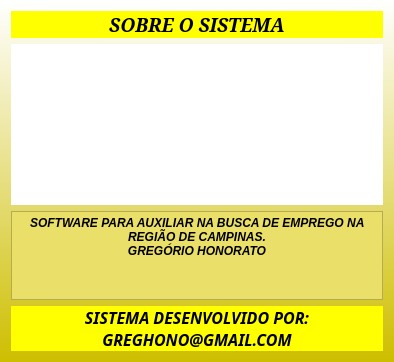
<?xml version="1.0" encoding="UTF-8"?>
<ui version="4.0">
 <class>Form</class>
 <widget class="QWidget" name="Form">
  <property name="geometry">
   <rect>
    <x>0</x>
    <y>0</y>
    <width>394</width>
    <height>362</height>
   </rect>
  </property>
  <property name="minimumSize">
   <size>
    <width>394</width>
    <height>362</height>
   </size>
  </property>
  <property name="maximumSize">
   <size>
    <width>394</width>
    <height>362</height>
   </size>
  </property>
  <property name="windowTitle">
   <string>BUSCA EMPREGO CAMPINAS - GREGÓRIO HONORATO</string>
  </property>
  <property name="windowIcon">
   <iconset>
    <normaloff>:/newPrefix/img/hacker.svg</normaloff>:/newPrefix/img/hacker.svg</iconset>
  </property>
  <property name="styleSheet">
   <string notr="true">background-color: qlineargradient(spread:pad, x1:0.551, y1:1, x2:0.546, y2:0, stop:0 rgba(206, 190, 0, 255), stop:1 rgba(255, 255, 255, 255));</string>
  </property>
  <layout class="QVBoxLayout" name="verticalLayout">
   <item>
    <widget class="QLabel" name="label_6">
     <property name="maximumSize">
      <size>
       <width>16777215</width>
       <height>43</height>
      </size>
     </property>
     <property name="font">
      <font>
       <family>Noto Serif</family>
       <pointsize>14</pointsize>
       <weight>75</weight>
       <italic>true</italic>
       <bold>true</bold>
      </font>
     </property>
     <property name="styleSheet">
      <string notr="true">background-color: rgb(255, 255, 0);</string>
     </property>
     <property name="text">
      <string>SOBRE O SISTEMA</string>
     </property>
     <property name="alignment">
      <set>Qt::AlignCenter</set>
     </property>
    </widget>
   </item>
   <item>
    <widget class="QLabel" name="label">
     <property name="sizePolicy">
      <sizepolicy hsizetype="Preferred" vsizetype="Fixed">
       <horstretch>0</horstretch>
       <verstretch>0</verstretch>
      </sizepolicy>
     </property>
     <property name="minimumSize">
      <size>
       <width>0</width>
       <height>161</height>
      </size>
     </property>
     <property name="maximumSize">
      <size>
       <width>16777215</width>
       <height>161</height>
      </size>
     </property>
     <property name="toolTip">
      <string>&lt;html&gt;&lt;head/&gt;&lt;body&gt;&lt;p&gt;GREGÓRIO HONORATO&lt;/p&gt;&lt;p&gt;DESENVOLVIMENTO DE SISTEMAS&lt;/p&gt;&lt;p&gt;TELEGRAM: @GREGHONO&lt;/p&gt;&lt;p&gt;WHATS: (19) 99250-9913&lt;/p&gt;&lt;/body&gt;&lt;/html&gt;</string>
     </property>
     <property name="styleSheet">
      <string notr="true">image: url(:/newPrefix/img/aguia.svg);
background-color: rgb(255, 255, 255);</string>
     </property>
     <property name="text">
      <string/>
     </property>
    </widget>
   </item>
   <item>
    <widget class="QTextEdit" name="textEdit">
     <property name="enabled">
      <bool>true</bool>
     </property>
     <property name="styleSheet">
      <string notr="true">background-color: rgb(234, 223, 105);</string>
     </property>
     <property name="readOnly">
      <bool>true</bool>
     </property>
     <property name="html">
      <string>&lt;!DOCTYPE HTML PUBLIC &quot;-//W3C//DTD HTML 4.0//EN&quot; &quot;http://www.w3.org/TR/REC-html40/strict.dtd&quot;&gt;
&lt;html&gt;&lt;head&gt;&lt;meta name=&quot;qrichtext&quot; content=&quot;1&quot; /&gt;&lt;style type=&quot;text/css&quot;&gt;
p, li { white-space: pre-wrap; }
&lt;/style&gt;&lt;/head&gt;&lt;body style=&quot; font-family:'Noto Sans'; font-size:9pt; font-weight:400; font-style:normal;&quot;&gt;
&lt;p align=&quot;center&quot; style=&quot; margin-top:0px; margin-bottom:0px; margin-left:0px; margin-right:0px; -qt-block-indent:0; text-indent:0px;&quot;&gt;&lt;span style=&quot; font-weight:600; font-style:italic;&quot;&gt;SOFTWARE PARA AUXILIAR NA BUSCA DE EMPREGO NA REGIÃO DE CAMPINAS.&lt;/span&gt;&lt;/p&gt;
&lt;p align=&quot;center&quot; style=&quot; margin-top:0px; margin-bottom:0px; margin-left:0px; margin-right:0px; -qt-block-indent:0; text-indent:0px;&quot;&gt;&lt;span style=&quot; font-weight:600; font-style:italic;&quot;&gt;GREGÓRIO HONORATO&lt;/span&gt;&lt;/p&gt;&lt;/body&gt;&lt;/html&gt;</string>
     </property>
    </widget>
   </item>
   <item>
    <widget class="QLabel" name="label_3">
     <property name="font">
      <font>
       <family>MathJax_Math</family>
       <pointsize>12</pointsize>
       <weight>75</weight>
       <italic>true</italic>
       <bold>true</bold>
      </font>
     </property>
     <property name="styleSheet">
      <string notr="true">background-color: rgb(255, 255, 0);</string>
     </property>
     <property name="text">
      <string>SISTEMA DESENVOLVIDO POR:
GREGHONO@GMAIL.COM</string>
     </property>
     <property name="alignment">
      <set>Qt::AlignCenter</set>
     </property>
    </widget>
   </item>
  </layout>
 </widget>
 <resources>
  <include location="../recursos.qrc"/>
 </resources>
 <connections/>
</ui>
